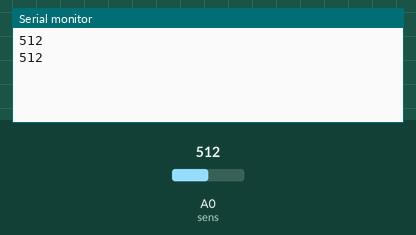
Simulated run of this sketch. Board: Arduino Uno, built with avr-gcc and run on an emulated ATmega328P. Shown: the last lines printed to the serial monitor. Inputs (shaded band) come from the test bench; at power-on: A0 (sens) = 512.

Above: at 2.3 s.
2.4 s: A0 (sens) set to 716
At 4.2 s:
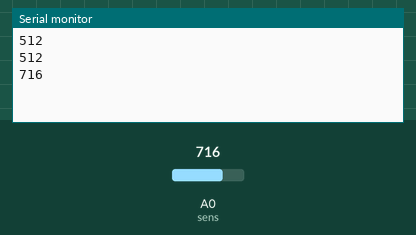
4.5 s: A0 (sens) set to 900
At 5.4 s:
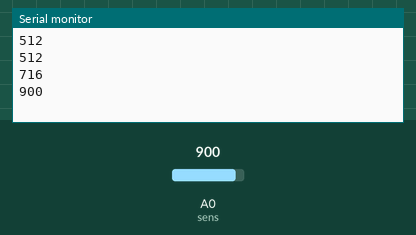
Timing chart, 0 to 7.5 s (numbered marks = the images above; inputs shaded):
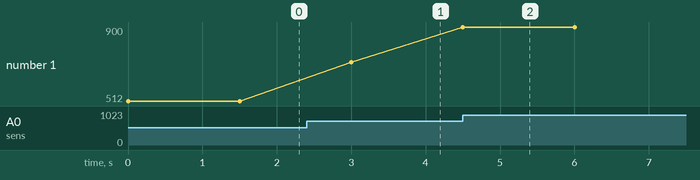

Measured:
- after the input at 2.4 s, the serial monitor: prints a new line after 0.60 s (image 1)
- after the input at 4.5 s, the serial monitor: prints a new line at once (image 2)
- plotted number 1: 512 → 716 after the input at 2.4 s, 716 → 900 after the input at 4.5 s

The sketch:

main.ino
```cpp
#define sens A0
void setup(){
    pinMode(sens, INPUT);
    Serial.begin(9600);
}
void loop(){
    int val = analogRead(sens);
    Serial.println(val);
    delay(1500);
}
```
